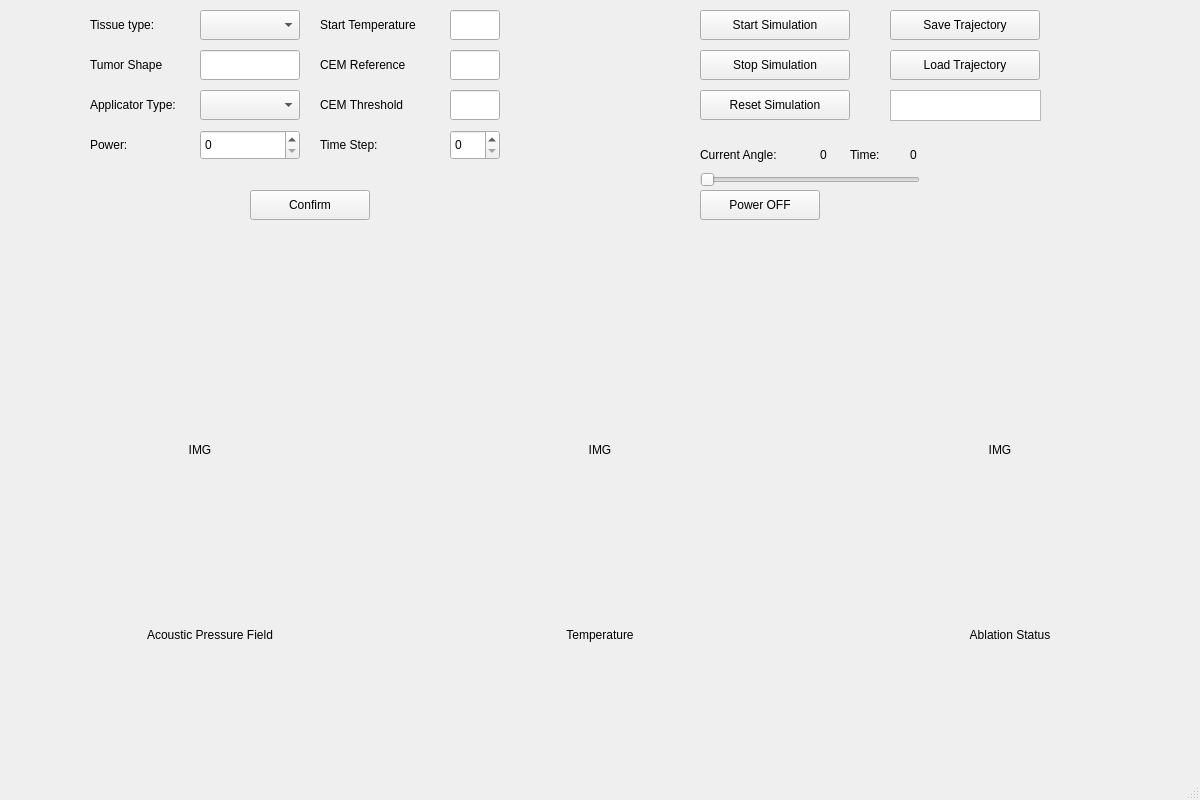
<?xml version="1.0" encoding="UTF-8"?>
<ui version="4.0">
 <class>MainWindow</class>
 <widget class="QMainWindow" name="MainWindow">
  <property name="geometry">
   <rect>
    <x>0</x>
    <y>0</y>
    <width>1200</width>
    <height>800</height>
   </rect>
  </property>
  <property name="windowTitle">
   <string>iCAP</string>
  </property>
  <widget class="QWidget" name="centralwidget">
   <widget class="QSlider" name="angle_slider">
    <property name="geometry">
     <rect>
      <x>700</x>
      <y>170</y>
      <width>220</width>
      <height>20</height>
     </rect>
    </property>
    <property name="maximum">
     <number>359</number>
    </property>
    <property name="orientation">
     <enum>Qt::Horizontal</enum>
    </property>
   </widget>
   <widget class="QLabel" name="textbox_1">
    <property name="geometry">
     <rect>
      <x>700</x>
      <y>140</y>
      <width>110</width>
      <height>30</height>
     </rect>
    </property>
    <property name="text">
     <string>Current Angle:</string>
    </property>
   </widget>
   <widget class="QLabel" name="angle_label">
    <property name="geometry">
     <rect>
      <x>820</x>
      <y>140</y>
      <width>30</width>
      <height>30</height>
     </rect>
    </property>
    <property name="text">
     <string>0</string>
    </property>
   </widget>
   <widget class="QPushButton" name="start_button">
    <property name="geometry">
     <rect>
      <x>700</x>
      <y>10</y>
      <width>150</width>
      <height>30</height>
     </rect>
    </property>
    <property name="text">
     <string>Start Simulation</string>
    </property>
   </widget>
   <widget class="QPushButton" name="reset_button">
    <property name="geometry">
     <rect>
      <x>700</x>
      <y>90</y>
      <width>150</width>
      <height>30</height>
     </rect>
    </property>
    <property name="text">
     <string>Reset Simulation</string>
    </property>
   </widget>
   <widget class="QLabel" name="img_1">
    <property name="geometry">
     <rect>
      <x>50</x>
      <y>300</y>
      <width>300</width>
      <height>300</height>
     </rect>
    </property>
    <property name="text">
     <string>IMG</string>
    </property>
    <property name="alignment">
     <set>Qt::AlignCenter</set>
    </property>
   </widget>
   <widget class="QLabel" name="img_2">
    <property name="geometry">
     <rect>
      <x>450</x>
      <y>300</y>
      <width>300</width>
      <height>300</height>
     </rect>
    </property>
    <property name="text">
     <string>IMG</string>
    </property>
    <property name="alignment">
     <set>Qt::AlignCenter</set>
    </property>
   </widget>
   <widget class="QLabel" name="img_3">
    <property name="geometry">
     <rect>
      <x>850</x>
      <y>300</y>
      <width>300</width>
      <height>300</height>
     </rect>
    </property>
    <property name="text">
     <string>IMG</string>
    </property>
    <property name="alignment">
     <set>Qt::AlignCenter</set>
    </property>
   </widget>
   <widget class="QComboBox" name="applicator_combo_box">
    <property name="geometry">
     <rect>
      <x>200</x>
      <y>90</y>
      <width>100</width>
      <height>30</height>
     </rect>
    </property>
   </widget>
   <widget class="QLabel" name="textbox_2">
    <property name="geometry">
     <rect>
      <x>90</x>
      <y>90</y>
      <width>100</width>
      <height>30</height>
     </rect>
    </property>
    <property name="text">
     <string>Applicator Type:</string>
    </property>
   </widget>
   <widget class="QLabel" name="textbox_3">
    <property name="geometry">
     <rect>
      <x>90</x>
      <y>10</y>
      <width>100</width>
      <height>30</height>
     </rect>
    </property>
    <property name="text">
     <string>Tissue type:</string>
    </property>
   </widget>
   <widget class="QComboBox" name="tissue_combo_box">
    <property name="geometry">
     <rect>
      <x>200</x>
      <y>10</y>
      <width>100</width>
      <height>30</height>
     </rect>
    </property>
   </widget>
   <widget class="QPushButton" name="save_traj_button">
    <property name="geometry">
     <rect>
      <x>890</x>
      <y>10</y>
      <width>150</width>
      <height>30</height>
     </rect>
    </property>
    <property name="text">
     <string>Save Trajectory</string>
    </property>
   </widget>
   <widget class="QPushButton" name="load_traj_button">
    <property name="geometry">
     <rect>
      <x>890</x>
      <y>50</y>
      <width>150</width>
      <height>30</height>
     </rect>
    </property>
    <property name="text">
     <string>Load Trajectory</string>
    </property>
   </widget>
   <widget class="QLabel" name="textbox_4">
    <property name="geometry">
     <rect>
      <x>110</x>
      <y>620</y>
      <width>200</width>
      <height>30</height>
     </rect>
    </property>
    <property name="text">
     <string>Acoustic Pressure Field</string>
    </property>
    <property name="alignment">
     <set>Qt::AlignCenter</set>
    </property>
   </widget>
   <widget class="QLabel" name="textbox_5">
    <property name="geometry">
     <rect>
      <x>500</x>
      <y>620</y>
      <width>200</width>
      <height>30</height>
     </rect>
    </property>
    <property name="text">
     <string>Temperature</string>
    </property>
    <property name="alignment">
     <set>Qt::AlignCenter</set>
    </property>
   </widget>
   <widget class="QLabel" name="textbox_6">
    <property name="geometry">
     <rect>
      <x>910</x>
      <y>620</y>
      <width>200</width>
      <height>30</height>
     </rect>
    </property>
    <property name="text">
     <string>Ablation Status</string>
    </property>
    <property name="alignment">
     <set>Qt::AlignCenter</set>
    </property>
   </widget>
   <widget class="QLabel" name="textbox_7">
    <property name="geometry">
     <rect>
      <x>320</x>
      <y>130</y>
      <width>110</width>
      <height>30</height>
     </rect>
    </property>
    <property name="text">
     <string>Time Step:</string>
    </property>
   </widget>
   <widget class="QSpinBox" name="tstep_spin_box">
    <property name="geometry">
     <rect>
      <x>450</x>
      <y>130</y>
      <width>50</width>
      <height>30</height>
     </rect>
    </property>
   </widget>
   <widget class="QPushButton" name="stop_button">
    <property name="geometry">
     <rect>
      <x>700</x>
      <y>50</y>
      <width>150</width>
      <height>30</height>
     </rect>
    </property>
    <property name="text">
     <string>Stop Simulation</string>
    </property>
   </widget>
   <widget class="QPushButton" name="power_off_button">
    <property name="geometry">
     <rect>
      <x>700</x>
      <y>190</y>
      <width>120</width>
      <height>30</height>
     </rect>
    </property>
    <property name="text">
     <string>Power OFF</string>
    </property>
   </widget>
   <widget class="QLabel" name="textbox_8">
    <property name="geometry">
     <rect>
      <x>90</x>
      <y>130</y>
      <width>100</width>
      <height>30</height>
     </rect>
    </property>
    <property name="text">
     <string>Power:</string>
    </property>
   </widget>
   <widget class="QSpinBox" name="power_spin_box">
    <property name="geometry">
     <rect>
      <x>200</x>
      <y>130</y>
      <width>100</width>
      <height>30</height>
     </rect>
    </property>
   </widget>
   <widget class="QTextEdit" name="traj_TextEdit">
    <property name="geometry">
     <rect>
      <x>890</x>
      <y>90</y>
      <width>151</width>
      <height>31</height>
     </rect>
    </property>
   </widget>
   <widget class="QLabel" name="textbox_9">
    <property name="geometry">
     <rect>
      <x>320</x>
      <y>10</y>
      <width>150</width>
      <height>30</height>
     </rect>
    </property>
    <property name="text">
     <string>Start Temperature</string>
    </property>
   </widget>
   <widget class="QLabel" name="textbox_10">
    <property name="geometry">
     <rect>
      <x>320</x>
      <y>50</y>
      <width>121</width>
      <height>30</height>
     </rect>
    </property>
    <property name="text">
     <string>CEM Reference</string>
    </property>
   </widget>
   <widget class="QLabel" name="textbox_11">
    <property name="geometry">
     <rect>
      <x>320</x>
      <y>90</y>
      <width>150</width>
      <height>30</height>
     </rect>
    </property>
    <property name="text">
     <string>CEM Threshold</string>
    </property>
   </widget>
   <widget class="QLineEdit" name="init_temp_lineEdit">
    <property name="geometry">
     <rect>
      <x>450</x>
      <y>10</y>
      <width>50</width>
      <height>30</height>
     </rect>
    </property>
   </widget>
   <widget class="QLineEdit" name="cem_temp_lineEdit">
    <property name="geometry">
     <rect>
      <x>450</x>
      <y>50</y>
      <width>50</width>
      <height>30</height>
     </rect>
    </property>
   </widget>
   <widget class="QLineEdit" name="cem_thresh_lineEdit">
    <property name="geometry">
     <rect>
      <x>450</x>
      <y>90</y>
      <width>50</width>
      <height>30</height>
     </rect>
    </property>
   </widget>
   <widget class="QPushButton" name="confirm_button">
    <property name="geometry">
     <rect>
      <x>250</x>
      <y>190</y>
      <width>120</width>
      <height>30</height>
     </rect>
    </property>
    <property name="text">
     <string>Confirm</string>
    </property>
   </widget>
   <widget class="QLabel" name="textbox_12">
    <property name="geometry">
     <rect>
      <x>90</x>
      <y>50</y>
      <width>100</width>
      <height>30</height>
     </rect>
    </property>
    <property name="text">
     <string>Tumor Shape</string>
    </property>
   </widget>
   <widget class="QLineEdit" name="tumor_shape_lineEdit">
    <property name="geometry">
     <rect>
      <x>200</x>
      <y>50</y>
      <width>100</width>
      <height>30</height>
     </rect>
    </property>
   </widget>
   <widget class="QLabel" name="textbox_13">
    <property name="geometry">
     <rect>
      <x>850</x>
      <y>140</y>
      <width>51</width>
      <height>30</height>
     </rect>
    </property>
    <property name="text">
     <string>Time:</string>
    </property>
   </widget>
   <widget class="QLabel" name="time_label">
    <property name="geometry">
     <rect>
      <x>910</x>
      <y>140</y>
      <width>30</width>
      <height>30</height>
     </rect>
    </property>
    <property name="text">
     <string>0</string>
    </property>
   </widget>
  </widget>
  <widget class="QStatusBar" name="status_bar"/>
 </widget>
 <resources/>
 <connections/>
</ui>
